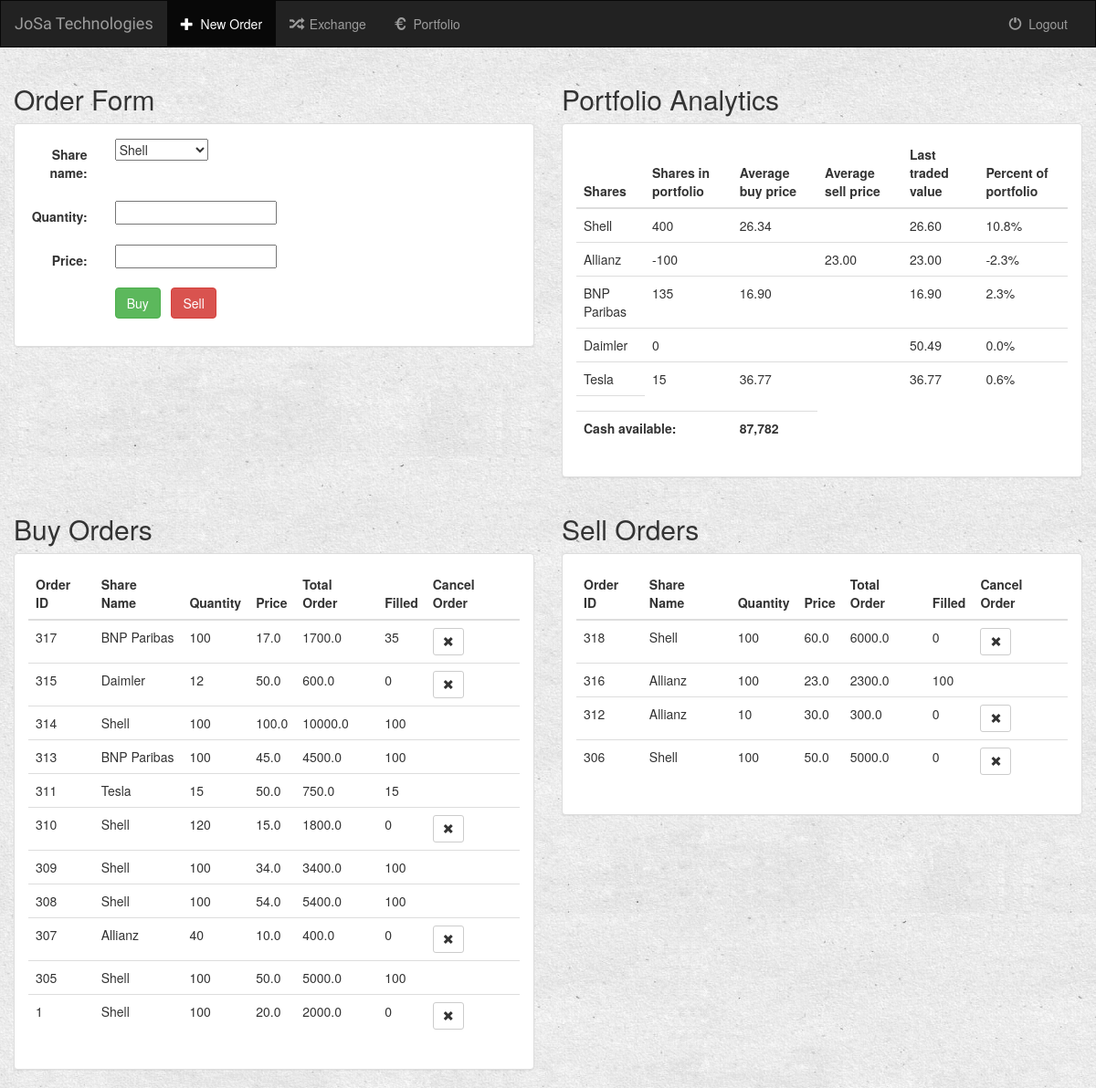
Page /orders/add_order/ (signed in) on the committed database.
### orders/models.py (models this page shows, shortened)
class Price(models.Model):
    share_name = models.CharField(max_length=100)
    close_price = models.FloatField(max_length=8)

class Order(models.Model):
    order_id = models.PositiveIntegerField(default=0)
    user = models.ForeignKey(User, default=1)
    fund_name = models.CharField(max_length=250)
    share_name = models.CharField(max_length=100)
    quantity = models.PositiveIntegerField(max_length=8, validators=[MinValueValidator(1), MaxValueValidator(500000)])
    price = models.FloatField(max_length=8, validators=[MinValueValidator(0.1)])
    total_order = models.FloatField(max_length=8)
    buysell = models.CharField(max_length=4)
    timestamp = models.DateTimeField(auto_now_add=True)
    filled = models.IntegerField(max_length=8, default=0)

### orders/views.py (the view, shortened to what this page needs)
def add_order(request):
    global random_market
    orderIDs = Order.objects.values_list('order_id', flat=True)
    if orderIDs:
        order_id = orderIDs.last() + 1
    else:
        order_id = 1
    fundr = str(request.user)
    user_buyorders = Order.objects.filter(fund_name=request.user, buysell='Buy')
    user_sellorders = Order.objects.filter(fund_name=request.user, buysell='Sell')
    close_prices = {}
    x = 0
    for share in Shares:
        close_prices[share] = ClosePrices[x]
        x += 1
    if not request.user.is_authenticated():
        return render(request, 'orders/login.html')
    else:
        form = OrderForm(request.POST or None, request.FILES or None)
        form = OrderForm()
        context={
            'fundr': fundr,
            'form': form,
            'user_buyorders': user_buyorders,
            'user_sellorders': user_sellorders,
            'close_prices': close_prices,
            'shares': Shares,
            'portfolio_dict': portfolio_create(request),
        }
        return render(request, 'orders/order_form.html', context)

### orders/forms.py
class OrderForm(forms.ModelForm):
    class Meta:
        model = Order
        fields = ['share_name', 'quantity', 'price']
    def __init__(self, *args, **kwargs):
        super(OrderForm, self).__init__(*args, **kwargs)
        s = [(x,x) for x in Shares]
        self.fields['share_name'].widget = forms.Select(choices=s)

### orders/templates/orders/order_form.html (shortened to what this page needs)
{% extends 'orders/base.html' %}
{% load humanize %}
{% block orderadd_active %}active{% endblock %}
{% block body %}
<div class="container-fluid">
    <div class="row">
        <div class="col-sm-12 col-md-6">
        <h2>Order Form</h2>
            <div class="panel panel-default">
                <div class="panel-body">
                    <form class="form-horizontal" action="" method="post" enctype="multipart/form-data">
                        {% include 'orders/form_template.html' %}
                        <div class="form-group">
                            <div class="col-sm-offset-2 col-sm-12">
                                <button type="submit" name="buy" value=1 class="btn btn-success">Buy</button>&nbsp&nbsp
                                <button type="submit" name="sell" value=1 class="btn btn-danger">Sell</button>
                            </div>
                        </div>
                    </form>
                </div>
            </div>
        </div>
        <div class="col-sm-12 col-md-6">
        <h2>Portfolio Analytics</h2>
            <div class="panel panel-default">
                <div class="panel-body">
                   <table class="table">
                        <thead>
                            <tr>
                                <th>Shares</th>
                                <th>Shares in portfolio</th>
                                <th>Average buy price</th>
                                <th>Average sell price</th>
                                <th>Last traded value</th>
                                <th>Percent of portfolio</th>
                            </tr>
                        </thead>
                        <tbody>
                            {% for key,value in portfolio_dict.items %}
                                {% if key == fundr %}
                                    {% for key3,value3 in value.items %}
                                    {% for key2,value2 in value3.items %}
                                    <tr>
                                        <td>{{ key2 }}</td>
                                        <td>{{ value2.quantity|floatformat:0|intcomma }}</td>
                                        <td>{{ value2.avgbuyprice|floatformat:2|intcomma }}</td>
                                        <td>{{ value2.avgsellprice|floatformat:2|intcomma }}</td>
                                        <td>{{ value2.closeprice|floatformat:2|intcomma }}</td>
                                        <td>{{ value2.percent|floatformat:1|intcomma }}%</td>
                                    </tr>
                                    {% endfor %}
                                    {% endfor %}
                                {% endif %}
                            {% endfor %}
                            <tr><td></td></tr>
                            {% for key,value in portfolio_dict.items %}
                                {% if key == fundr %}
                                    <td colspan="2"><strong>Cash available:</strong></td>
                                    <td><strong>{{ value.closecash|floatformat:0|intcomma }}</strong></td>
                                {% endif %}
                            {% endfor %}
                        </tbody>
                    </table>
                </div>
            </div>
        </div>
    </div>
</div>
<div class="col-sm-12 col-md-6">
<h2>Buy Orders</h2>
    <div class="panel panel-default">
        <div class="panel-body">
            <table class="table">
                <thead>
                    <tr>
                        <th>Order ID</th>
                        <th>Share Name</th>
                        <th>Quantity</th>
                        <th>Price</th>
                        <th>Total Order</th>
                        <th>Filled</th>
                        <th>Cancel Order</th>
                    </tr>
                </thead>
                <tbody>
                    {% for order in user_buyorders|dictsortreversed:'id' %}
                            <tr>
                                <td>{{ order.order_id }}</td>
                                <td>{{ order.share_name }}</td>
                                <td>{{ order.quantity }}</td>
                                <td>{{ order.price }}</td>
                                <td>{{ order.total_order }}</td>
                                <td>{{ order.filled }}</td>
                                <td>
                                    {% if order.filled < order.quantity %}
                                    <form action="{% url 'orders:delete_order' order.id %}" method="post" style="display: inline;">
                                        <button type="submit" class="btn btn-default btn-sm">
                                            <span class="glyphicon glyphicon-remove"></span>
                                        </button>
                                    </form>
                                    {% endif %}
                                </td>
                            </tr>
                    {% endfor %}
                </tbody>
            </table>
        </div>
    </div>
</div>
<div class="col-sm-12 col-md-6">
<h2>Sell Orders</h2>
    <div class="panel panel-default">
        <div class="panel-body">
            <table class="table">
                <thead>
                    <tr>
                        <th>Order ID</th>
                        <th>Share Name</th>
                        <th>Quantity</th>
                        <th>Price</th>
                        <th>Total Order</th>
                        <th>Filled</th>
                        <th>Cancel Order</th>
                    </tr>
                </thead>
                <tbody>
                    {% for order in user_sellorders|dictsortreversed:'id' %}
                            <tr>
                                <td>{{ order.order_id }}</td>
                                <td>{{ order.share_name }}</td>
                                <td>{{ order.quantity }}</td>
                                <td>{{ order.price }}</td>
                                <td>{{ order.total_order }}</td>
                                <td>{{ order.filled }}</td>
                                <td>
                                    {% if order.filled < order.quantity %}
                                    <form action="{% url 'orders:delete_order' order.id %}" method="post" style="display: inline;">
                                        <button type="submit" class="btn btn-default btn-sm">
                                            <span class="glyphicon glyphicon-remove"></span>
                                        </button>
                                    </form>
                                    {% endif %}
                                </td>
                            </tr>
                    {% endfor %}
                </tbody>
            </table>
        </div>
    </div>
</div>
{% endblock %}

### orders/static/orders/style.css (style rules this page uses)
body { background: white url("images/Background.jpg") }

### rows in the picture
Price: closeprice "26.60"
Price: closeprice "23.00"
Price: closeprice "16.90"
Order: share_name "Daimler", quantity "0", closeprice "50.49", percent "0.0", order_id "315", quantity "12", price "50.0", total_order "600.0", filled "0"
Price: closeprice "36.77"
Order: order_id "317", share_name "BNP Paribas", quantity "100", price "17.0", total_order "1700.0", filled "35"
Order: order_id "314", share_name "Shell", quantity "100", price "100.0", total_order "10000.0", filled "100"
Order: order_id "313", share_name "BNP Paribas", quantity "100", price "45.0", total_order "4500.0", filled "100"
Order: order_id "311", share_name "Tesla", quantity "15", price "50.0", total_order "750.0", filled "15"
Order: order_id "310", share_name "Shell", quantity "120", price "15.0", total_order "1800.0", filled "0"
Order: order_id "309", share_name "Shell", quantity "100", price "34.0", total_order "3400.0", filled "100"
Order: order_id "308", share_name "Shell", quantity "100", price "54.0", total_order "5400.0", filled "100"
Order: order_id "307", share_name "Allianz", quantity "40", price "10.0", total_order "400.0", filled "0"
Order: order_id "305", share_name "Shell", quantity "100", price "50.0", total_order "5000.0", filled "100"
Order: order_id "1", share_name "Shell", quantity "100", price "20.0", total_order "2000.0", filled "0"
Order: order_id "318", share_name "Shell", quantity "100", price "60.0", total_order "6000.0", filled "0"
Order: order_id "316", share_name "Allianz", quantity "100", price "23.0", total_order "2300.0", filled "100"
Order: order_id "312", share_name "Allianz", quantity "10", price "30.0", total_order "300.0", filled "0"
Order: order_id "306", share_name "Shell", quantity "100", price "50.0", total_order "5000.0", filled "0"

### other values in the picture
{{ field.label_tag }} "Share name:" "Quantity:" "Price:"
{{ key2 }} "Shell" "Allianz" "BNP Paribas" "Tesla"
{{ value2.quantity|floatformat:0|intcomma }} "400" "-100" "135" "15"
{{ value2.avgbuyprice|floatformat:2|intcomma }} "26.34" "16.90" "36.77"
{{ value2.percent|floatformat:1|intcomma }} "10.8" "-2.3" "2.3" "0.6"
{{ value2.avgsellprice|floatformat:2|intcomma }} "23.00"
{{ value.closecash|floatformat:0|intcomma }} "87,782"
